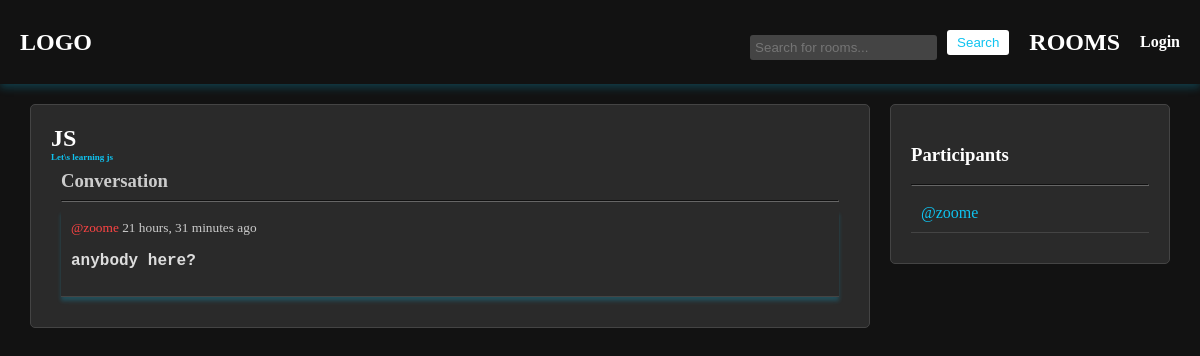
Page /room/3/ on the committed database.
### app/models.py (models this page shows, shortened)
class Room(models.Model):
    host = models.ForeignKey(User, on_delete=models.SET_NULL, null=True)
    topic = models.ForeignKey(Topic, on_delete=models.SET_NULL, null=True)
    name = models.CharField(max_length=200)
    description = models.TextField(null=True)
    participants = models.ManyToManyField(User, related_name="participants", blank=True)
    created = models.DateTimeField(auto_now_add=True)
    updated = models.DateTimeField(auto_now=True)
    class Meta:
        ordering = ['-updated', '-created']

class Message(models.Model):
    user = models.ForeignKey(User, on_delete=models.CASCADE)
    room = models.ForeignKey(Room, on_delete=models.CASCADE)
    body = models.TextField()
    created = models.DateTimeField(auto_now_add=True)
    updated = models.DateTimeField(auto_now=True)
    class Meta:
        ordering = ['-updated', '-created']

class User(AbstractUser):
    name = models.CharField(max_length=200, null=True)
    email = models.EmailField(unique=True)
    bio = models.TextField(null=True)
    avatar = models.ImageField(default="profile.png")
    USERNAME_FIELD = 'username'
    REQUIRED_FIELDS = []

### app/views.py (the view, shortened to what this page needs)
# urls.py: path('room/<int:id>', views.getRoom),
def room(request, id):
    r = Room.objects.filter(id=id).first()
    room_messages = r.message_set.all().order_by('-created')
    participants = r.participants.all()
    return render(request, 'room.html', {'room': r, 'room_messages': room_messages, 'participants': participants})

### templates/room.html (shortened to what this page needs)
{% extends 'main.html' %}
{% block body %}
<div class="room-container">
    <div class="room-content">
        {% if room %}
            <h2>{{room.name}}</h2>
            <h3 class="description">{{room.description}}</h3>
            <div class="comment_wrapper">
                <h3>Conversation</h3>
                {% for message in room_messages %}
                    <hr>
                    <div class="message{% if request.user == message.user %} my-message{% endif %}">
                        <small><a href="/profile/{{message.user.id}}">@{{message.user}}</a> {{ message.created|timesince }} ago</small>
                        <p>{{message.body}}</p>
                    </div>
                {% endfor %}
            </div>
        {% else %}
            <h1>NOT FOUND!!</h1>
        {% endif %}
    </div>
    <div class="participants">
        <h3>Participants</h3>
        <hr>
        {% for participant in participants %}
            <div>
                <a href="/profile/{{participant.id}}">@{{participant.username}}</a>
            </div>
        {% endfor %}
    </div>
</div>
{% endblock body %}

### static/styles/main.css (style rules this page uses)
body { font-family: Arial, sans-serif; margin: 0; padding: 0; background-color: #121212; color: #E0E0E0 ; font-family: cursive; }
div { padding: 0 10px 0 10px; }
a { color: #0fc3f0; text-decoration: none; }
hr { border-color: #666; }
.room-container { display: grid; grid-template-columns: 3fr 1fr; gap: 20px; }
.room-content, .participants { background-color: #2a2a2a; padding: 20px; border-radius: 5px; border: 1px solid #444; height: fit-content; }
.room-content h2, .room-content h3 { color: white; margin: 0; }
.room-content .description { font-size: 9px; margin-bottom: 8px; color: #0fc3f0; }
.comment_wrapper h3 { color: #ccc; }
.comment_wrapper hr { border-color: #666; }
.comment_wrapper .message { padding: 10px; border-bottom: 1px solid #444; margin-bottom: 10px; display: flex; flex-direction: column; align-items: flex-start; box-shadow: 0 4px 4px #0fc3f03b; }
.comment_wrapper small { color: black; }
.comment_wrapper p { color: #ddd; font-size: 16px; font-weight: bold; font-family: monospace; }
.participants h3 { color: white; }
.participants hr { border-color: #666; }
.participants div { padding: 10px; border-bottom: 1px solid #444; margin-bottom: 10px; }
.message { padding: 10px; border-bottom: 1px solid #444; margin-bottom: 10px; display: flex; flex-direction: column; align-items: flex-start; }
.message small { color: #ccc; }
.message p { color: #ddd; font-size: 16px; }
.message a { color: #ff4444; text-decoration: none; }

### templates/room.html (style rules this page uses)
.room-container { display: grid; grid-template-columns: 3fr 1fr; }

### rows in the picture
Room: name "JS", description "Let\\s learning js"
Message: user "zoome", created "21 hours, 31 minutes", body "anybody here?"
User: username "zoome"
